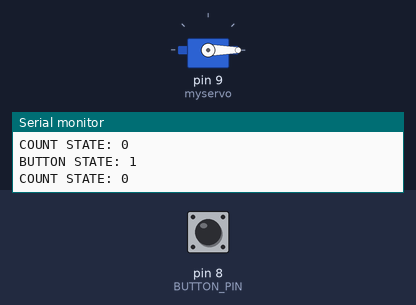
Simulated run of this sketch. Board: Arduino Uno, built with avr-gcc and run on an emulated ATmega328P. Parts: servo, the last lines printed to the serial monitor. Inputs (shaded band) come from the test bench; at power-on: pin 8 (BUTTON_PIN) HIGH.

Above: at 1.2 s.
1.3 s: pin 8 (BUTTON_PIN) pulled LOW for 1 s
At 1.43 s:
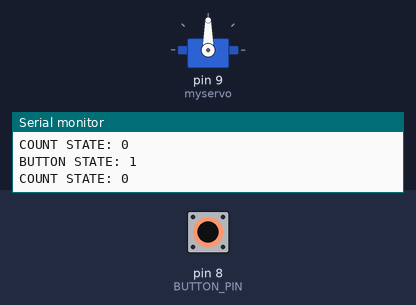
3.8 s: pin 8 (BUTTON_PIN) pulled LOW for 0.15 s
At 4.2 s:
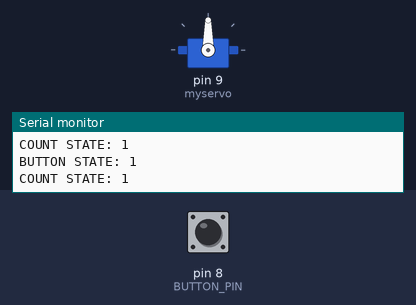
6.9 s: pin 8 (BUTTON_PIN) pulsed LOW 5 times (0.12 s each, 0.3 s apart)
At 9.1 s:
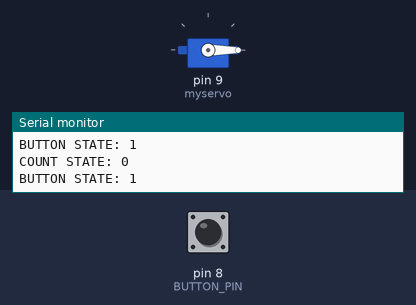
11.4 s: pin 8 (BUTTON_PIN) pulsed LOW 2 times (0.12 s each, 0.3 s apart)
At 11.57 s:
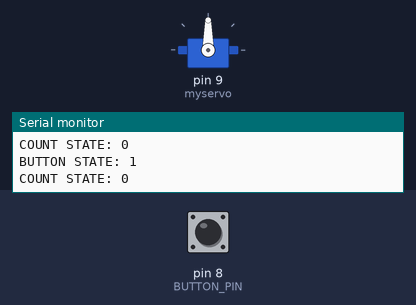
Timing chart, 0 to 14.4 s (numbered marks = the images above; inputs shaded):
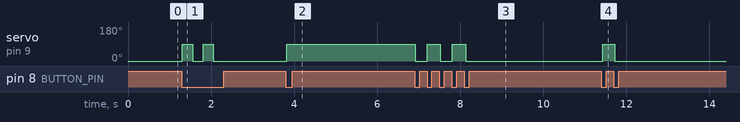

The sketch:

BERMAS-MP2.ino
```cpp
//BERMAS, LESTER LANCE J.
//BSIT-NS-3AB-M
//IT371LAB-M
//PROF. DARWIN VARGAS


#include <Servo.h>

Servo myservo;

const int BUTTON_PIN = 8;
int lastButtonState = 0;
int buttonState = 0;
int count = 0;

void setup() {
  Serial.begin(9600);
  myservo.attach(9);
  myservo.write(0);
  pinMode(BUTTON_PIN, INPUT_PULLUP);
}

void loop() {
  buttonState = digitalRead(BUTTON_PIN);

  if(buttonState == 0){
    if (count == 0){
      myservo.write(90);
      delay(250);
      count++;
    }
    else{
      myservo.write(0);
      delay(250);
      count = 0;
    }
  }

  Serial.print("BUTTON STATE: ");
  Serial.println(buttonState);
  Serial.print("COUNT STATE: ");
  Serial.println(count);
}
```

Measured:
- after the input at 1.3 s, servo on pin 9 (myservo): alternates 90° for 0.25 s and 0° for 0.25 s, 4 changes in all, then stays 0°, starting at once
- after the input at 3.8 s, servo on pin 9 (myservo): 0° → 90° at once
- after the input at 6.9 s, servo on pin 9 (myservo): alternates 90° for 0.32 s and 0° for 0.29 s, 5 changes in all, then stays 0°, starting at once
- after the input at 11.4 s, servo on pin 9 (myservo): 0° → 90° at once, → 0° 0.29 s later
